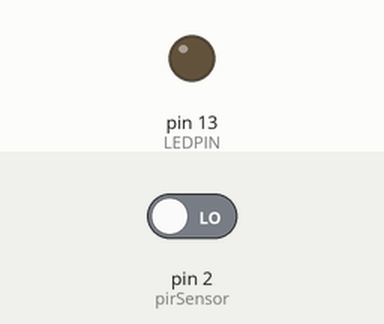
A sketch run on a simulated Arduino Uno, built with avr-gcc and run on an emulated ATmega328P. Parts: output pins drawn as LEDs (lit = HIGH). The inputs (shaded band) are chosen by the test bench; at power-on: pin 2 (pirSensor) LOW. What the sketch prints to the serial monitor is not drawn.

Above: at 1.2 s.
1.3 s: pin 2 (pirSensor) driven HIGH
At 2.5 s:
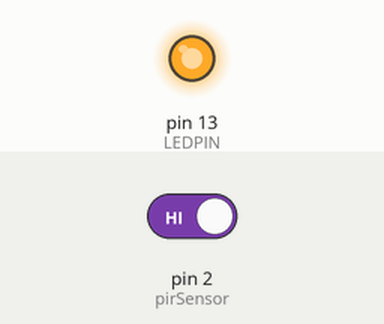
2.8 s: pin 2 (pirSensor) driven LOW
At 3.8 s:
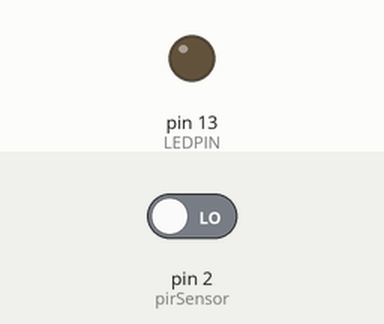
Timing chart, 0 to 5.8 s (numbered marks = the images above; inputs shaded):
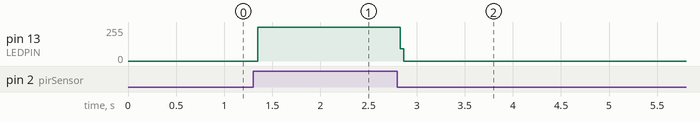

Measured:
- after the input at 1.3 s, pin 13 (LEDPIN): 0/255 → 254/255 after 0.05 s
- after the input at 2.8 s, pin 13 (LEDPIN): 254/255 → 0/255 at once

The sketch:

pirSensor.ino
```cpp
int pirSensor = 2 ;
int LEDPIN = 13 ;
int sensorValue = 0;

void setup() {
  Serial.begin(9600);
  // put your setup code here, to run once:
pinMode(pirSensor,INPUT);
pinMode(LEDPIN,OUTPUT);
}

void loop() {
  // put your main code here, to run repeatedly:
sensorValue = digitalRead(pirSensor);
digitalWrite(LEDPIN,sensorValue);
Serial.println(sensorValue);
if(sensorValue == 1 )
  digitalWrite(LEDPIN,LOW);
}
```
